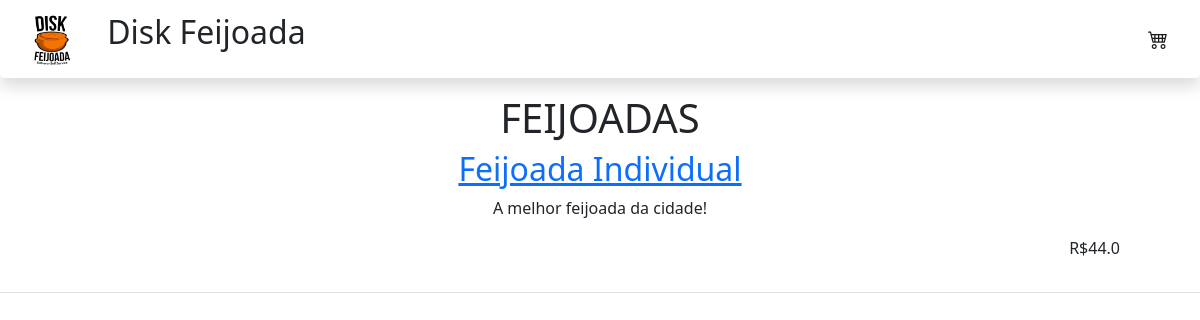
Screenshot of /feijoadas/ with the database file from the repository.
### products/models.py (models this page shows, shortened)
class Feijoada(models.Model):
    title = models.CharField(max_length=50)
    description = models.TextField(max_length=150)
    price = models.FloatField()
    extras = models.BooleanField(default=False)
    thumb = models.ImageField(blank=True)

### products/views.py (the view)
# urls.py: path('feijoadas/', FeijoadaView.as_view(), name='feijoada-list'),
class FeijoadaView(ListView):
    template_name = "feijoada_list.html"
    queryset = Feijoada.objects.all()

### products/templates/feijoada_list.html
{% extends 'home.html' %}
{% block content %}
<h1 style='text-align:center'> FEIJOADAS </h1>
{% for instance in object_list %}
<table class='table'>
    <tbody>
    <td>
        <tr>
            <a href="{{instance.get_absolute_url}}"> <h2 style='text-align:center'> {{instance.title}} </h2></a>
            <p style='text-align:center'> {{instance.description }} </p>
            <p style='text-align:right' class='px-20'> R${{instance.price}}</p>
        </tr>
    </td>
    </tbody>
    </table>
{%endfor%}
{% endblock %}

### rows the page displays
Feijoada: title "Feijoada Individual", description "A melhor feijoada da cidade!", price "44.0"
